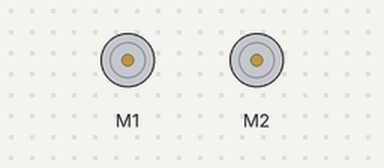
Simulated run of this sketch. Board: Arduino Uno, built with avr-gcc and run on an emulated ATmega328P. Shown: 2 × DC motor (green arrow = forward, orange = backward, longer = faster).

Above: at 0.1 s.
At 2.1 s:
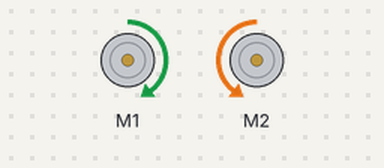
Timing chart, 0 to 3.6 s (numbered marks = the images above):
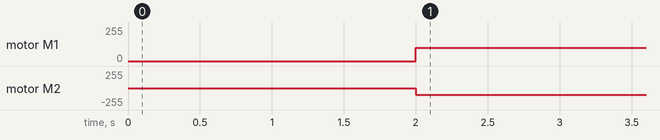

Measured:
- by itself, motor M1: stopped → forward 99/255 at 2.0 s
- by itself, motor M2: stopped → backward 99/255 at 2.0 s

The sketch:

RedBot_Turn_Angle.ino
```cpp
#include <RedBot.h>
#include <RedBotSoftwareSerial.h>

RedBotMotor motors;
long turnCalibration = 0.7978;

void setup() {
  Serial.begin(9600);
}

void loop() {
  delay(2000);
  turnToAngle(90);
  delay(2000);
}

void turnToAngle(int angle) {
  long turningSpeed;
  turningSpeed = (long) 180 * turnCalibration;

  long turningTime;
  turningTime = (long) 1000 * angle / turningSpeed;

  motors.pivot(100);
  delay(turningTime);
  motors.brake();
}
```
